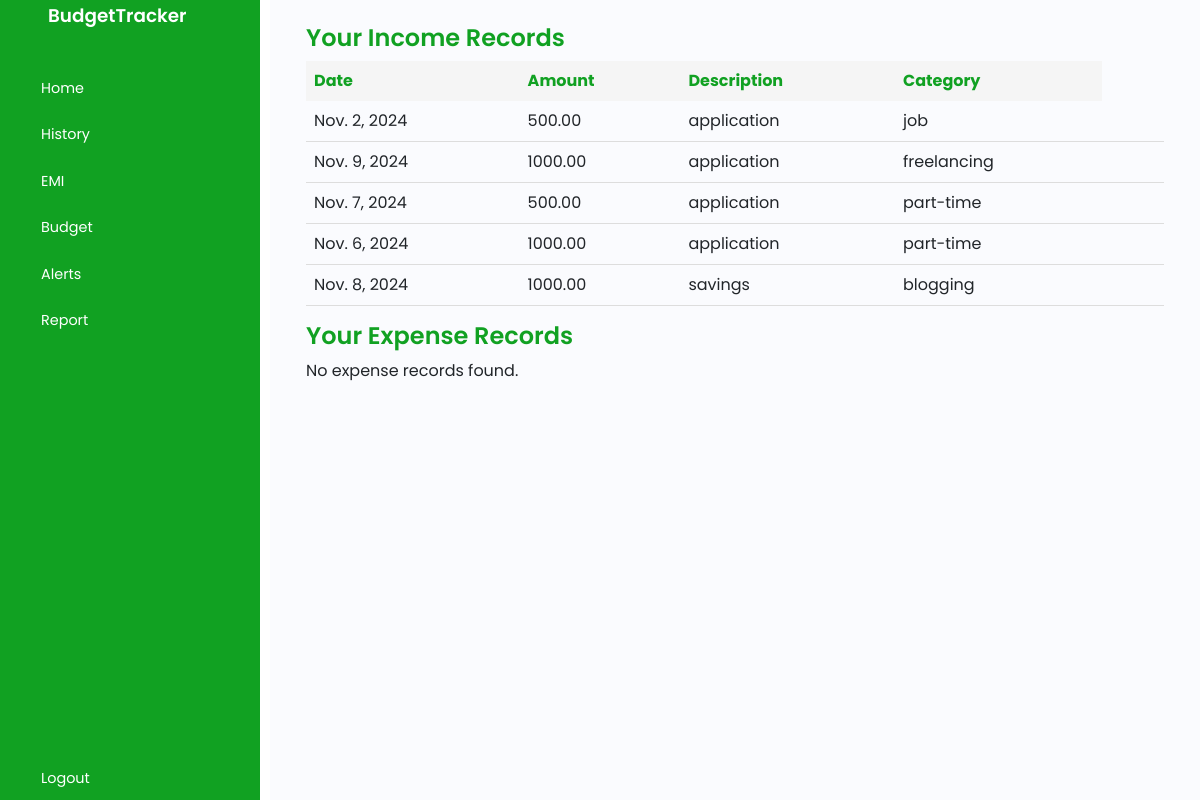
Page /income/ (signed in) on the earlier database version.
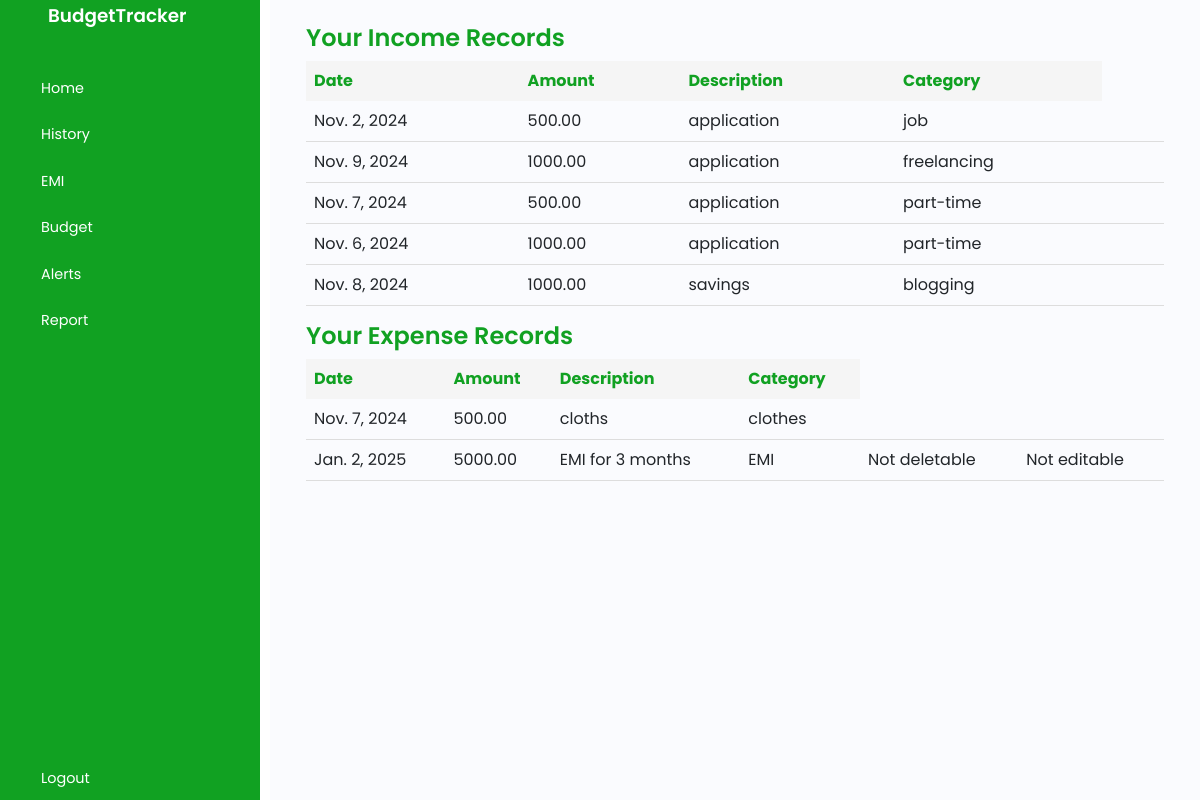
Same page on the later database version.
### base/models.py (models this page shows, shortened)
class Income(models.Model):
    user = models.ForeignKey(User, on_delete=models.CASCADE, related_name='income')
    amount = models.DecimalField(max_digits=10, decimal_places=2)
    category = models.ForeignKey(Category, on_delete=models.CASCADE,
                                 limit_choices_to={'category_type': 'Income'}, related_name='income')
    description = models.TextField(blank=True, null=True)
    date = models.DateField()
    created_at = models.DateTimeField(auto_now_add=True)

class Category(models.Model):
    INCOME = 'Income'
    EXPENSE = 'Expense'
    CATEGORY_TYPES = [
        (INCOME, 'Income'),
        (EXPENSE, 'Expense'),
    ]
    user = models.ForeignKey(User, on_delete=models.CASCADE, blank=True, null=True, related_name='categories')
    name = models.CharField(max_length=50)
    category_type = models.CharField(max_length=10, choices=CATEGORY_TYPES)
    created_at = models.DateTimeField(auto_now_add=True)

class Expense(models.Model):
    user = models.ForeignKey(User, on_delete=models.CASCADE, related_name='expenses')
    amount = models.DecimalField(max_digits=10, decimal_places=2)
    category = models.ForeignKey(Category, on_delete=models.CASCADE,
                                 limit_choices_to={'category_type': 'Expense'}, related_name='expenses')
    description = models.TextField(blank=True, null=True)
    date = models.DateField()
    is_fixed = models.BooleanField(default=False)
    created_at = models.DateTimeField(auto_now_add=True)

### base/views.py (the view)
# urls.py: path('income/', views.income, name='income'),
def income(request):
    incomes = Income.objects.filter(user=request.user)
    expenses= Expense.objects.filter(user=request.user)
    context = {'incomes': incomes, 'expenses':expenses}
    return render(request, 'income.html', context)

### templates/income.html (shortened to what this page needs)
{% load static %}
<!DOCTYPE html>
<html lang="en">
  <head>
    <link href="https://cdn.lineicons.com/5.0/lineicons.css" rel="stylesheet" />
    <link
      href="https://cdn.jsdelivr.net/npm/bootstrap@5.3.0-alpha3/dist/css/bootstrap.min.css"
      rel="stylesheet"
    />
    <link rel="stylesheet" href="{% static 'income.css' %} " />
  </head>
  <body>
      <div class="wrapper">
        <aside id="sidebar">
          <div class="d-flex">
            <button class="toggle-btn" type="button">
            </button>
            <div class="sidebar-logo">
              <a href="#">BudgetTracker</a>
            </div>
          </div>
          <ul class="sidebar-nav">
            <li class="sidebar-item">
              <a href="{% url 'home' %}" class="sidebar-link">
                <span>Home</span>
              </a>
            </li>
            <li class="sidebar-item">
              <a href="#" class="sidebar-link">
                <span>History</span>
              </a>
            </li>
            <li class="sidebar-item">
              <a href="{% url 'emi_list' %}" class="sidebar-link">
                <span>EMI</span>
              </a>
            </li>
            <li class="sidebar-item">
              <a href="{% url 'set_budget' %}" class="sidebar-link">
                <span>Budget</span>
              </a>
            </li>
            <li class="sidebar-item">
              <a href="{% url 'check_budget' %}" class="sidebar-link">
                <span>Alerts</span>
              </a>
            </li>
            <li class="sidebar-item">
              <a href="{% url 'report' %}" class="sidebar-link">
                <span>Report</span>
              </a>
            </li>
          </ul>
          <div class="sidebar-footer">
            <a href="logout" class="sidebar-link">
              <span>Logout</span>
            </a>
          </div>
        </aside>
        <div class="main p-4">
          <div class="container">
            <h1>Your Income Records</h1>
            {% if incomes %}
            <table>
              <thead>
                <tr>
                  <th>Date</th>
                  <th>Amount</th>
                  <th>Description</th>
                  <th>Category</th>
                </tr>
              </thead>
              <tbody>
                {% for income in incomes %}
                <tr>
                  <td>{{ income.date }}</td>
                  <td>{{ income.amount }}</td>
                  <td>{{ income.description }}</td>
                  <td>{{ income.category.name }}</td>
                  <td class="delete-icon" data-bs-toggle="modal" data-bs-target="#deleteIncomeModal" data-income-id="{{ income.id }}">
                  </td>
                  <td class="edit-icon">
                  </td>
                </tr>
                {% endfor %}
              </tbody>
            </table>
          {% else %}
          <p>No income records found.</p>
          {% endif %}
          <h1>Your Expense Records</h1>
          {% if expenses %}
          <table>
            <thead>
              <tr>
                <th>Date</th>
                <th>Amount</th>
                <th>Description</th>
                <th>Category</th>
              </tr>
            </thead>
            <tbody>
              {% for expense in expenses %}
              <tr>
                <td>{{ expense.date }}</td>
                <td>{{ expense.amount }}</td>
                <td>{{ expense.description }}</td>
                <td>{{ expense.category.name }}</td>
                {% if expense.category.name != 'EMI' %}
                <td class="delete-icon" data-bs-toggle="modal" data-bs-target="#deleteExpenseModal" data-expense-id="{{ expense.id }}">
                </td>
                <td class="edit-icon">
                </td>
                {% else %}
                <td>Not deletable</td>
                <td>Not editable</td>
              </tr>
              {% endif %}
              {% endfor %}
            </tbody>
          </table>
          {% else %}
          <p>No expense records found.</p>
          {% endif %}
        </div>
    </body>
</html>

Differences in the rows shown:
added Expense: date "Nov. 7, 2024", amount "500.00", description "cloths", category.name "clothes"
added Expense: date "Jan. 2, 2025", amount "5000.00", description "EMI for 3 months", category.name "EMI", shows "Not deletable"
Other differences:
text no longer shown: "No expense records found."
text now shown: "Date Amount Description Category"
